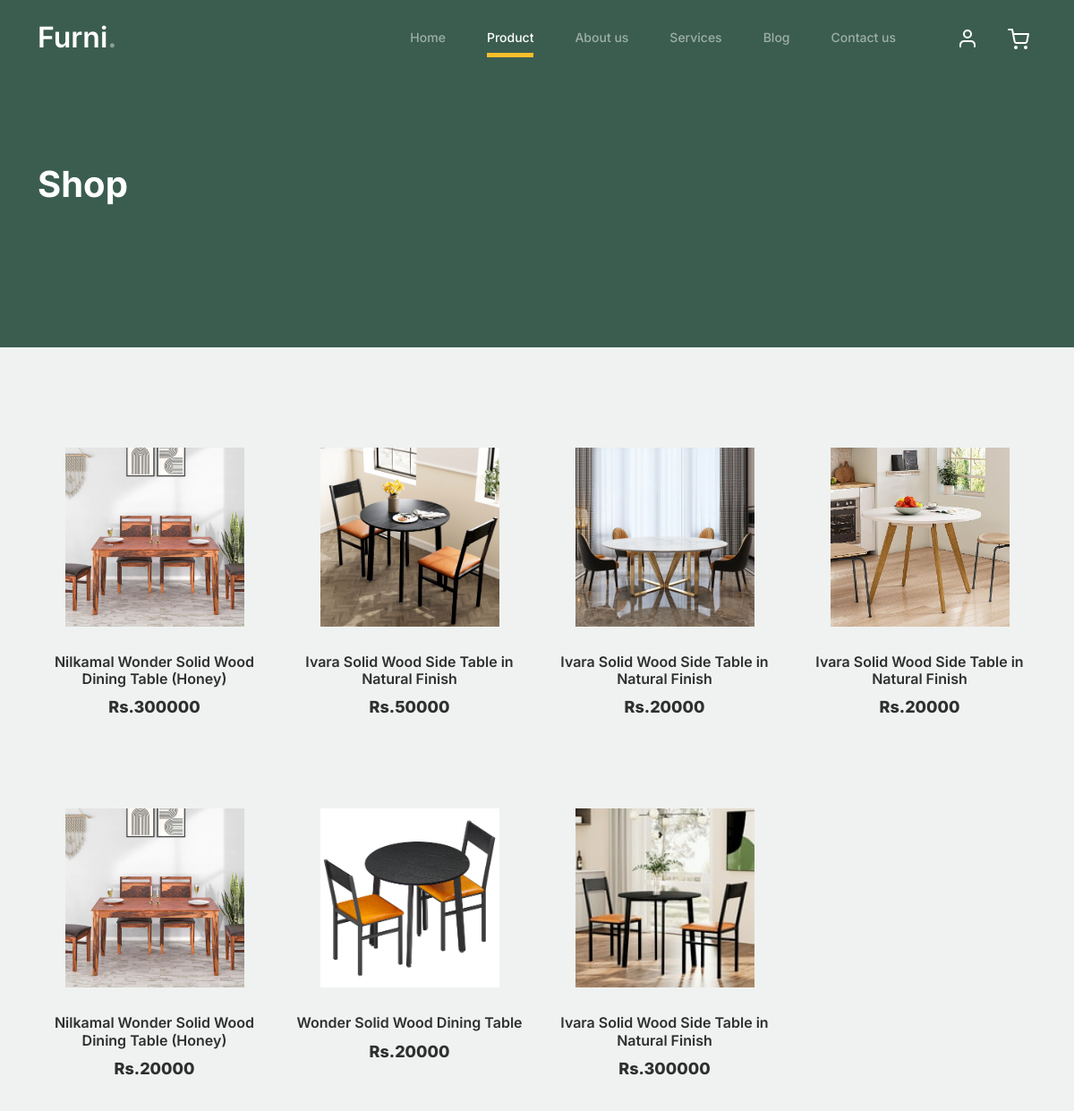
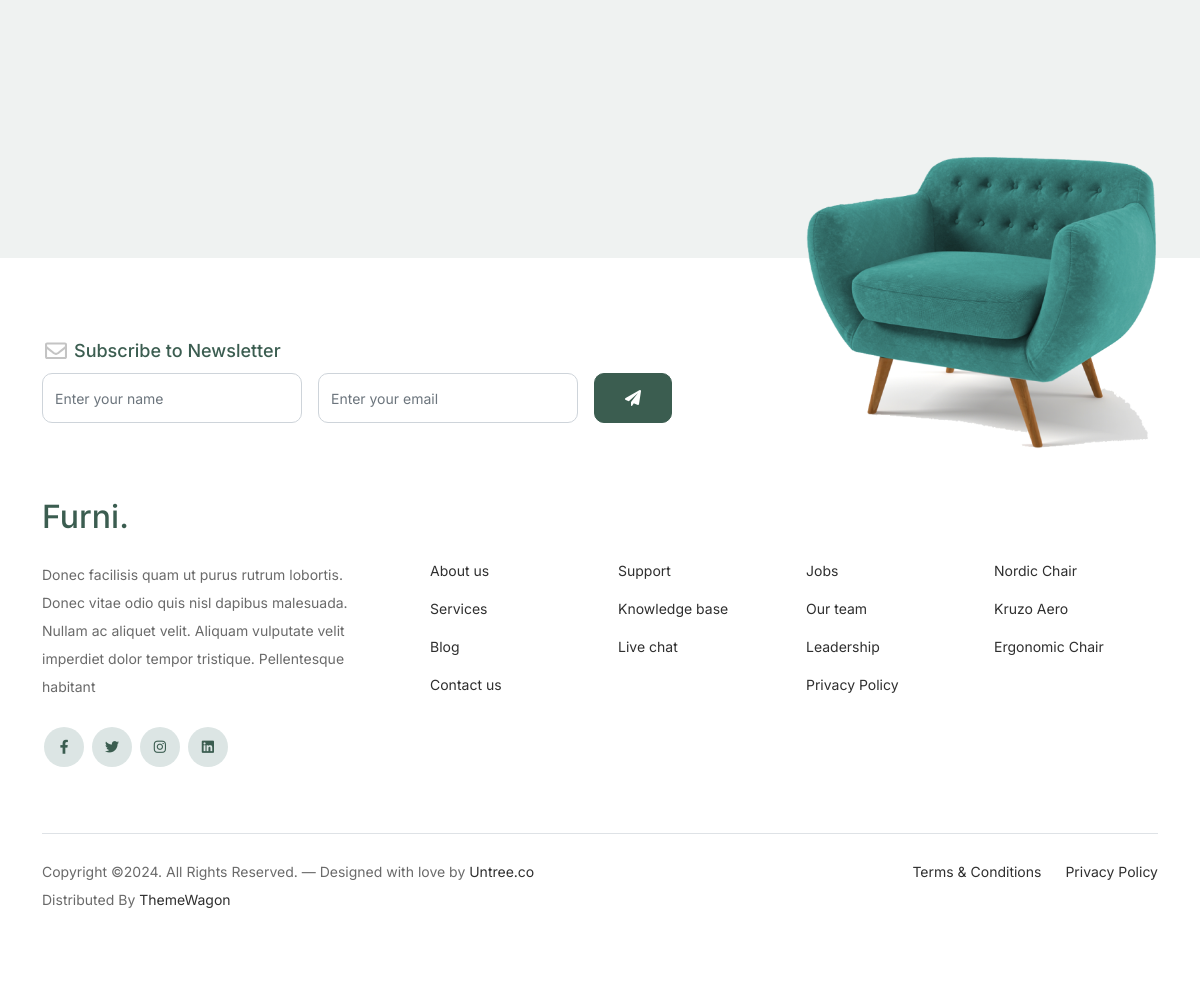
Page /productfilter/dining set/ on the committed database (2 pictures, top to bottom).
### myapp/models.py (models this page shows)
class ProductDb(models.Model):
    Productcategory=models.CharField(max_length=100,null=True,blank=True)
    Productname=models.CharField(max_length=100,null=True,blank=True)
    Quantity=models.IntegerField(null=True,blank=True)
    MRP=models.IntegerField(null=True,blank=True)
    Description=models.CharField(max_length=300,null=True,blank=True)
    Countryorigin=models.CharField(max_length=100,null=True,blank=True)
    Manufacturedby=models.CharField(max_length=100,null=True,blank=True)
    Productimage=models.ImageField(upload_to="Product",null=True,blank=True)
    Productimage1=models.ImageField(upload_to="Product",null=True,blank=True)
    Productimage2=models.ImageField(upload_to="Product",null=True,blank=True)

### webapp/views.py (the view)
# urls.py: path('productfilter/<cat_name>/',views.productfilter,name="productfilter"),
def productfilter(request,cat_name):
    data=ProductDb.objects.filter(Productcategory=cat_name)
    return render(request,"productfilter.html",{'data':data})

### webapp/templates/productfilter.html (shortened to what this page needs)
<!doctype html>
{% load static %}
<html lang="en">
<head>
		<link href="{% static 'web/css/bootstrap.min.css' %}" rel="stylesheet">
		<link href="https://cdnjs.cloudflare.com/ajax/libs/font-awesome/6.0.0-beta3/css/all.min.css" rel="stylesheet">
		<link href="{% static 'web/css/tiny-slider.css' %}" rel="stylesheet">
		<link href="{% static 'web/css/style.css' %}" rel="stylesheet">
	</head>
	<body>
		<nav class="custom-navbar navbar navbar navbar-expand-md navbar-dark bg-dark" arial-label="Furni navigation bar">
			<div class="container">
				<a class="navbar-brand" href="index.html">Furni<span>.</span></a>
				<div class="collapse navbar-collapse" id="navbarsFurni">
					<ul class="custom-navbar-nav navbar-nav ms-auto mb-2 mb-md-0">
						<li class="nav-item ">
							<a class="nav-link" href="{% url 'homepage' %}">Home</a>
						</li>
						<li class="active"><a class="nav-link" href="{% url 'productpage' %}">Product</a></li>
						<li><a class="nav-link" href="{% url 'about' %}">About us</a></li>
						<li><a class="nav-link" href="services.html">Services</a></li>
						<li><a class="nav-link" href="blog.html">Blog</a></li>
						<li><a class="nav-link" href="{% url 'contact' %}">Contact us</a></li>
					</ul>
					<ul class="custom-navbar-cta navbar-nav mb-2 mb-md-0 ms-5">
						<li><a class="nav-link" href="#"><img src="{% static 'web/images/user.svg' %}"></a></li>
						<li><a class="nav-link" href="cart.html"><img src="{% static 'web/images/cart.svg' %}"></a></li>
					</ul>
				</div>
			</div>
		</nav>
			<div class="hero">
				<div class="container">
					<div class="row justify-content-between">
						<div class="col-lg-5">
							<div class="intro-excerpt">
								<h1>Shop</h1>
							</div>
						</div>
						<div class="col-lg-7">
						</div>
					</div>
				</div>
			</div>
		<div class="untree_co-section product-section before-footer-section">
		    <div class="container">
		      	<div class="row">
                  {% for i in data %}
					<div class="col-12 col-md-4 col-lg-3 mb-5">
						<a class="product-item" href="{% url 'singleproduct' pro_id=i.id %}">
							<img src="{{i.Productimage.url}}" class="img-fluid product-thumbnail" style="height:200px;">
							<h3 class="product-title">{{i.Productname}}</h3>
							<strong class="product-price">Rs.{{i.MRP}}</strong>
						</a>
					</div>
					{% endfor %}
		      	</div>
		    </div>
		</div>
		<footer class="footer-section">
			<div class="container relative">
				<div class="sofa-img">
					<img src="{% static 'web/images/sofa.png' %}" alt="Image" class="img-fluid">
				</div>
				<div class="row">
					<div class="col-lg-8">
						<div class="subscription-form">
							<h3 class="d-flex align-items-center"><span class="me-1"><img src="{% static 'web/images/envelope-outline.svg' %}" alt="Image" class="img-fluid"></span><span>Subscribe to Newsletter</span></h3>
							<form action="#" class="row g-3">
								<div class="col-auto">
									<input type="text" class="form-control" placeholder="Enter your name">
								</div>
								<div class="col-auto">
									<input type="email" class="form-control" placeholder="Enter your email">
								</div>
								<div class="col-auto">
									<button class="btn btn-primary">
										<span class="fa fa-paper-plane"></span>
									</button>
								</div>
							</form>
						</div>
					</div>
				</div>
				<div class="row g-5 mb-5">
					<div class="col-lg-4">
						<div class="mb-4 footer-logo-wrap"><a href="#" class="footer-logo">Furni<span>.</span></a></div>
						<p class="mb-4">Donec facilisis quam ut purus rutrum lobortis. Donec vitae odio quis nisl dapibus malesuada. Nullam ac aliquet velit. Aliquam vulputate velit imperdiet dolor tempor tristique. Pellentesque habitant</p>
						<ul class="list-unstyled custom-social">
							<li><a href="#"><span class="fa fa-brands fa-facebook-f"></span></a></li>
							<li><a href="#"><span class="fa fa-brands fa-twitter"></span></a></li>
							<li><a href="#"><span class="fa fa-brands fa-instagram"></span></a></li>
							<li><a href="#"><span class="fa fa-brands fa-linkedin"></span></a></li>
						</ul>
					</div>
					<div class="col-lg-8">
						<div class="row links-wrap">
							<div class="col-6 col-sm-6 col-md-3">
								<ul class="list-unstyled">
									<li><a href="#">About us</a></li>
									<li><a href="#">Services</a></li>
									<li><a href="#">Blog</a></li>
									<li><a href="#">Contact us</a></li>
								</ul>
							</div>
							<div class="col-6 col-sm-6 col-md-3">
								<ul class="list-unstyled">
									<li><a href="#">Support</a></li>
									<li><a href="#">Knowledge base</a></li>
									<li><a href="#">Live chat</a></li>
								</ul>
							</div>
							<div class="col-6 col-sm-6 col-md-3">
								<ul class="list-unstyled">
									<li><a href="#">Jobs</a></li>
									<li><a href="#">Our team</a></li>
									<li><a href="#">Leadership</a></li>
									<li><a href="#">Privacy Policy</a></li>
								</ul>
							</div>
							<div class="col-6 col-sm-6 col-md-3">
								<ul class="list-unstyled">
									<li><a href="#">Nordic Chair</a></li>
									<li><a href="#">Kruzo Aero</a></li>
									<li><a href="#">Ergonomic Chair</a></li>
								</ul>
							</div>
						</div>
					</div>
				</div>
				<div class="border-top copyright">
					<div class="row pt-4">
						<div class="col-lg-6">
							<p class="mb-2 text-center text-lg-start">Copyright &copy;. All Rights Reserved. &mdash; Designed with love by <a href="https://untree.co">Untree.co</a>  Distributed By <a href="https://themewagon.com">ThemeWagon</a>
            </p>
						</div>
						<div class="col-lg-6 text-center text-lg-end">
							<ul class="list-unstyled d-inline-flex ms-auto">
								<li class="me-4"><a href="#">Terms &amp; Conditions</a></li>
								<li><a href="#">Privacy Policy</a></li>
							</ul>
						</div>
					</div>
				</div>
			</div>
		</footer>
	</body>
</html>

### rows in the picture
ProductDb: Productimage (picture), Productname "Nilkamal Wonder Solid Wood Dining Table (Honey)", MRP "300000"
ProductDb: Productimage (picture), Productname "Ivara Solid Wood Side Table in Natural Finish", MRP "50000"
ProductDb: Productimage (picture), Productname "Ivara Solid Wood Side Table in Natural Finish", MRP "20000"
ProductDb: Productimage (picture), Productname "Ivara Solid Wood Side Table in Natural Finish", MRP "20000"
ProductDb: Productimage (picture), Productname "Nilkamal Wonder Solid Wood Dining Table (Honey)", MRP "20000"
ProductDb: Productimage (picture), Productname "Wonder Solid Wood Dining Table", MRP "20000"
ProductDb: Productimage (picture), Productname "Ivara Solid Wood Side Table in Natural Finish", MRP "300000"
